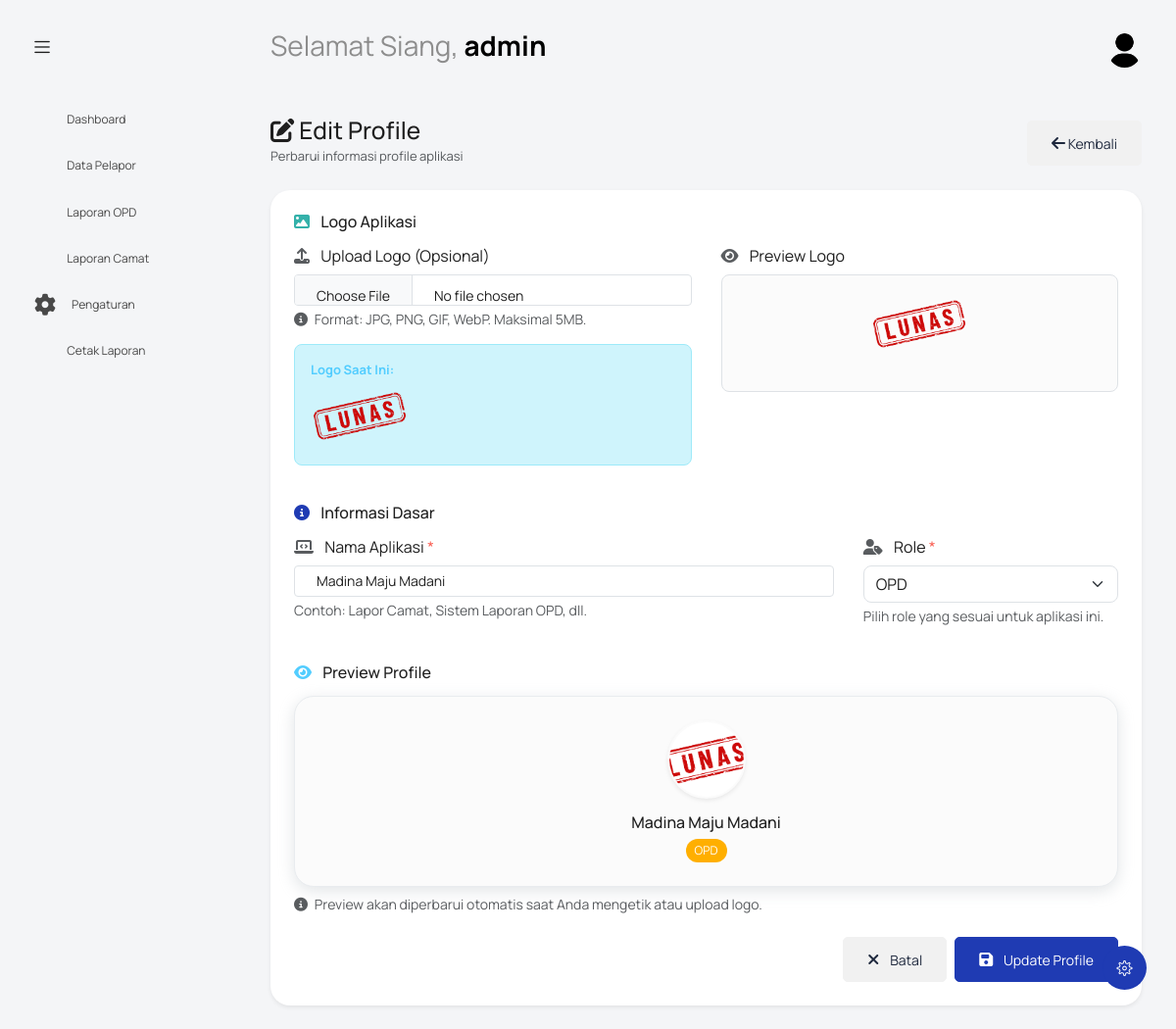
The app's page /index.php?controller=profile&action=edit&id=1 (signed in) with its own data.
### tables this page shows
CREATE TABLE `profile` (
  `id_profile` int NOT NULL,
  `nama_aplikasi` varchar(150) NOT NULL,
  `logo` varchar(255) DEFAULT NULL,
  `role` enum('camat','opd') NOT NULL
);

### controllers/ProfileController.php (called while the page is built, shortened)
<?php
require_once 'models/ProfileModel.php';
class ProfileController {
    private $profileModel;
    public function __construct() {
        $this->profileModel = new ProfileModel();
    }
    public function edit($id = null) {
        $id = $id ?? $_GET['id'] ?? 0;
        $profile = $this->profileModel->getProfileById($id);
        require_once 'views/profile/form.php';
    }
}

### models/ProfileModel.php (called while the page is built, shortened)
<?php
require_once __DIR__ . '/../config/koneksi.php';
class ProfileModel {
    public $db;
    public function __construct() {
        $this->db = getKoneksi();
    }
    public function getProfileById($id_profile) {
        $id_profile = (int)$id_profile;
        $query = "SELECT * FROM profile WHERE id_profile = ?";
        $stmt = $this->db->prepare($query);
        $stmt->bind_param('i', $id_profile);
        $stmt->execute();
        $result = $stmt->get_result();
        if ($result && $result->num_rows > 0) {
            return $result->fetch_assoc();
        }
        return null;
    }
}

### config/koneksi.php (called while the page is built, shortened)
<?php
$koneksi = new mysqli(DB_HOST, DB_USER, DB_PASS, DB_NAME);
$koneksi->set_charset("utf8mb4");
function getKoneksi() {
    global $koneksi;
    return $koneksi;
}

### views/profile/form.php (the view, shortened to what this page needs)
<?php
include 'template/header.php';
?>
<body class="with-welcome-text">
  <div class="container-scroller">
    <?php include 'template/navbar.php'; ?>
    <div class="container-fluid page-body-wrapper">
      <?php include 'template/setting_panel.php'; ?>
      <?php include 'template/sidebar.php'; ?>
      <div class="main-panel">
        <div class="content-wrapper">
          <div class="row">
            <div class="col-sm-12">
              <div class="d-flex align-items-center justify-content-between mb-4">
                <div>
                  <h3 class="page-title mb-1">
                    <i class="fas fa-<?php echo isset($profile) ? 'edit' : 'plus-circle'; ?>"></i>
                    <?php echo isset($profile) ? 'Edit Profile' : 'Tambah Profile Baru'; ?>
                  </h3>
                  <p class="text-muted mb-0">
                    <?php echo isset($profile) ? 'Perbarui informasi profile aplikasi' : 'Tambahkan profile aplikasi baru'; ?>
                  </p>
                </div>
                <div>
                  <a href="index.php?controller=profile&action=index" class="btn btn-secondary">
                    <i class="fas fa-arrow-left"></i> Kembali
                  </a>
                </div>
              </div>
              <div class="card border-0 shadow-sm">
                <div class="card-body">
                  <form id="profileForm" method="POST" enctype="multipart/form-data"
                        action="index.php?controller=profile&action=<?php echo isset($profile) ? 'update' : 'store'; ?>"
                        novalidate>
                    <div class="row mb-4">
                      <div class="col-12">
                        <h5 class="mb-3">
                          <i class="fas fa-image text-success me-2"></i>
                          Logo Aplikasi
                        </h5>
                      </div>
                      <div class="col-md-6">
                        <div class="mb-3">
                          <label for="logo" class="form-label">
                            <i class="fas fa-upload text-muted me-2"></i>
                            Upload Logo (Opsional)
                          </label>
                          <input type="file"
                                 class="form-control"
                                 id="logo"
                                 name="logo"
                                 accept="image/*">
                          <div class="form-text">
                            <i class="fas fa-info-circle me-1"></i>
                            Format: JPG, PNG, GIF, WebP. Maksimal 5MB.
                          </div>
                        </div>
                        <?php if (isset($profile) && !empty($profile['logo'])): ?>
                          <div class="alert alert-info">
                            <strong>Logo Saat Ini:</strong><br>
                            <img src="<?php echo htmlspecialchars($profile['logo']); ?>"
                                 alt="Current Logo"
                                 style="max-width: 100px; max-height: 100px; border-radius: 8px; margin-top: 5px;">
                          </div>
                        <?php endif; ?>
                      </div>
                      <div class="col-md-6">
                        <div class="mb-3">
                          <label class="form-label">
                            <i class="fas fa-eye text-muted me-2"></i>
                            Preview Logo
                          </label>
                          <div class="border rounded p-3 text-center bg-light" style="min-height: 120px;">
                            <div id="logoPreviewContainer">
                              <?php if (isset($profile) && !empty($profile['logo'])): ?>
                                <img id="uploadLogoPreview" src="<?php echo htmlspecialchars($profile['logo']); ?>"
                                     alt="Logo Preview"
                                     style="max-width: 100px; max-height: 100px; border-radius: 8px;">
                              <?php endif; ?>
                            </div>
                          </div>
                        </div>
                      </div>
                    </div>
                    <div class="row mb-4">
                      <div class="col-12">
                        <h5 class="mb-3">
                          <i class="fas fa-info-circle text-primary me-2"></i>
                          Informasi Dasar
                        </h5>
                      </div>
                      <div class="col-md-8">
                        <div class="mb-3">
                          <label for="nama_aplikasi" class="form-label">
                            <i class="fas fa-laptop-code text-muted me-2"></i>
                            Nama Aplikasi <span class="text-danger">*</span>
                          </label>
                          <input type="text"
                                 class="form-control"
                                 id="nama_aplikasi"
                                 name="nama_aplikasi"
                                 placeholder="Masukkan nama aplikasi"
                                 value="<?php echo isset($old_input['nama_aplikasi']) ? htmlspecialchars($old_input['nama_aplikasi']) : (isset($profile) ? htmlspecialchars($profile['nama_aplikasi']) : ''); ?>"
                                 required>
                          <div class="form-text">Contoh: Lapor Camat, Sistem Laporan OPD, dll.</div>
                        </div>
                      </div>
                      <div class="col-md-4">
                        <div class="mb-3">
                          <label for="role" class="form-label">
                            <i class="fas fa-user-tag text-muted me-2"></i>
                            Role <span class="text-danger">*</span>
                          </label>
                          <select class="form-select" id="role" name="role" required>
                            <option value="opd" <?php echo (isset($old_input['role']) ? $old_input['role'] : (isset($profile) ? $profile['role'] : '')) === 'opd' ? 'selected' : ''; ?>>
                              <i class="fas fa-building"></i> OPD
                            </option>
                          </select>
                          <div class="form-text">Pilih role yang sesuai untuk aplikasi ini.</div>
                        </div>
                      </div>
                    </div>
                    <div class="row mb-4">
                      <div class="col-12">
                        <h5 class="mb-3">
                          <i class="fas fa-eye text-info me-2"></i>
                          Preview Profile
                        </h5>
                      </div>
                      <div class="col-12">
                        <div class="card bg-light">
                          <div class="card-body text-center py-4">
                            <div class="mb-3">
                              <div id="previewAvatar" class="mx-auto mb-3 position-relative">
                                <div id="previewLogoContainer" class="rounded-circle overflow-hidden bg-white border border-2 border-light shadow-sm"
                                     style="display: none; width: 80px; height: 80px;">
                                  <img id="previewLogo" src="" alt="Logo Preview"
                                       style="width: 100%; height: 100%; object-fit: cover;">
                                </div>
                              </div>
                            </div>
                            <h5 id="previewNama" class="mb-2">Nama Aplikasi</h5>
                            <span id="previewRole" class="badge bg-secondary">Role</span>
                          </div>
                        </div>
                        <div class="form-text mt-2">
                          <i class="fas fa-info-circle me-1"></i>
                          Preview akan diperbarui otomatis saat Anda mengetik atau upload logo.
                        </div>
                      </div>
                    </div>
                    <div class="row">
                      <div class="col-12">
                        <div class="d-flex gap-2 justify-content-end">
                          <a href="index.php?controller=profile&action=index" class="btn btn-secondary">
                            <i class="fas fa-times me-2"></i> Batal
                          </a>
                          <button type="submit" class="btn btn-primary" id="submitBtn">
                            <i class="fas fa-save me-2"></i>
                            <span><?php echo isset($profile) ? 'Update Profile' : 'Simpan Profile'; ?></span>
                          </button>
                        </div>
                      </div>
                    </div>
                  </form>
                </div>
              </div>
            </div>
          </div>
        </div>
      </div>
    </div>
  </div>
</body>
</html>

### records on screen
profile: logo (picture), nama_aplikasi "Madina Maju Madani", role "OPD"

### other values on screen
$greeting "Selamat Siang"
$nama "admin"
